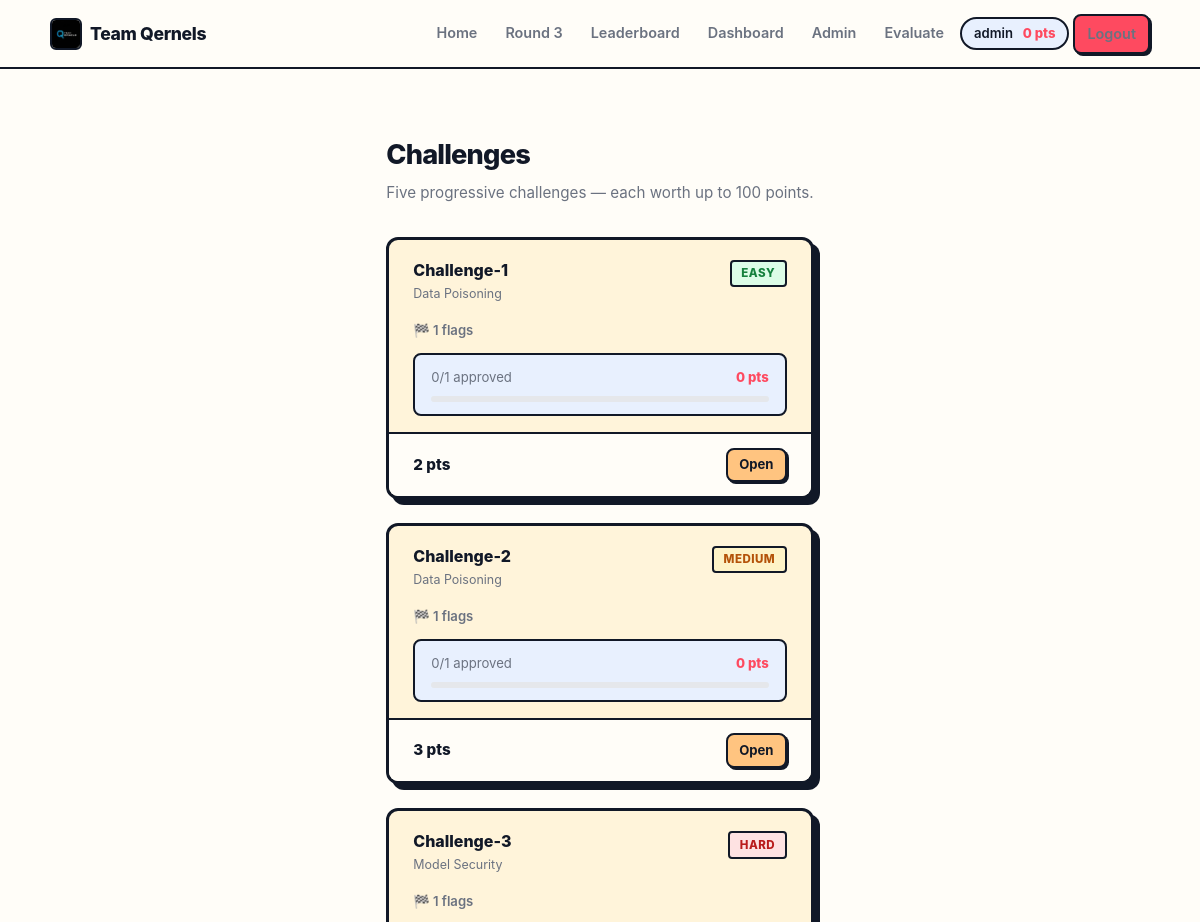
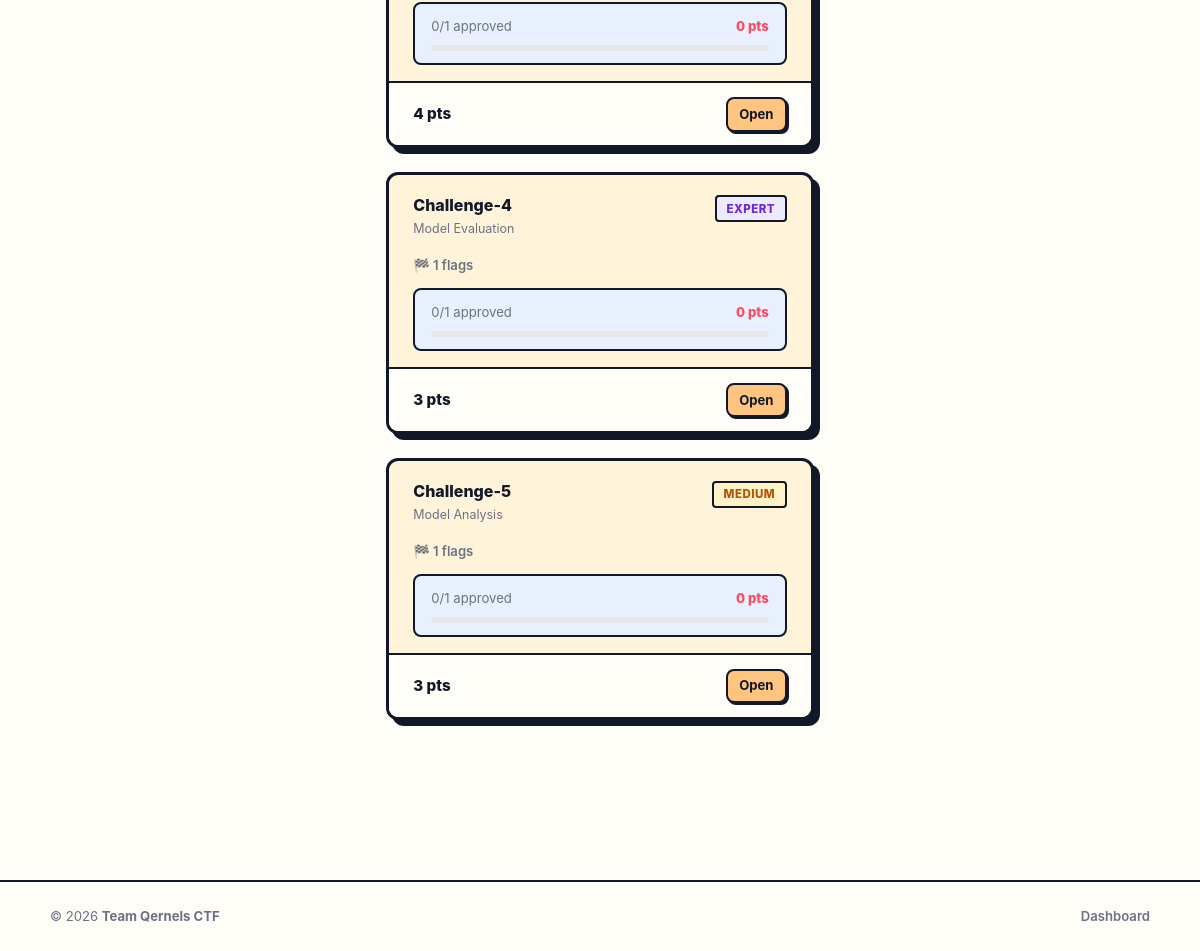
Page /challenges (signed in) on the committed database (2 pictures, top to bottom).
### models.py (models this page shows, shortened)
class User(Base):
    __tablename__ = "users"
    id = Column(Integer, primary_key=True)
    username = Column(String(255), unique=True, nullable=False, index=True)
    email = Column(String(255), unique=True, nullable=False, index=True)
    password_hash = Column(String(255), nullable=False)
    created_at = Column(DateTime, default=datetime.utcnow)
    last_login = Column(DateTime)
    total_points = Column(Integer, default=0)
    is_admin = Column(Boolean, default=False)
    is_evaluator = Column(Boolean, default=False)
    is_approved = Column(Boolean, default=False)
    is_leaderboard_public = Column(Boolean, default=False)
    event_active = Column(Boolean, default=False)
    assigned_evaluator_id = Column(Integer, ForeignKey("users.id"), nullable=True)
    assigned_evaluator_rel = relationship(
        "User",
        foreign_keys=[assigned_evaluator_id],
        remote_side="User.id",
        backref="assigned_participants",
    )
    is_authenticated = True
    submissions = relationship(
        "Submission", backref="user", lazy=True,
        cascade="all, delete-orphan", foreign_keys="Submission.user_id",
    )
    scores = relationship(
        "Score", foreign_keys="Score.user_id", backref="user",
        lazy=True, cascade="all, delete-orphan",
    )
    approved_scores = relationship(
        "Score", foreign_keys="Score.approved_by",
        backref="approved_by_user", lazy=True,
    )

class Challenge(Base):
    __tablename__ = "challenges"
    id = Column(Integer, primary_key=True)
    title = Column(String(255), nullable=False)
    description = Column(Text, nullable=False)
    category = Column(String(100))
    difficulty = Column(String(50))
    total_points = Column(Integer, default=100)
    source_file_path = Column(String(255))
    order_position = Column(Integer, default=0)
    is_revealed = Column(Boolean, default=False)
    created_at = Column(DateTime, default=datetime.utcnow)
    flags = relationship("Flag", backref="challenge", lazy=True, cascade="all, delete-orphan")
    submissions = relationship("Submission", backref="challenge", lazy=True, cascade="all, delete-orphan")
    scores = relationship("Score", backref="challenge", lazy=True, cascade="all, delete-orphan")

### routes/challenges.py (the view)
@router.get("/challenges", name="challenges.list_challenges")
def list_challenges(request: Request):
    db = request.state.db
    user = request.state.user
    if _is_staff(request):
        challenges = db.query(Challenge).order_by(Challenge.order_position).all()
    else:
        challenges = db.query(Challenge).filter_by(is_revealed=True).order_by(Challenge.order_position).all()
    if user.is_authenticated:
        for ch in challenges:
            ch.user_progress = ch.get_user_progress(db, user.id)
    return render("challenges.html", request, challenges=challenges, event_active=_get_event_active(db))

### templates/challenges.html (shortened to what this page needs)
{% extends "base.html" %}
{% block content %}
<div class="page-title">Challenges</div>
<div class="page-subtitle">Five progressive challenges &mdash; each worth up to 100 points.</div>
<div class="challenges-grid">
    {% for challenge in challenges %}
    <div class="ch-card">
        <div class="ch-card-inner">
            <div class="ch-card-top">
                <div>
                    <div class="ch-title">{{ challenge.title }}</div>
                    <div class="ch-category">{{ challenge.category }}</div>
                </div>
                <span class="badge badge-{{ challenge.difficulty.lower() }}">{{ challenge.difficulty }}</span>
            </div>
            <div class="ch-body">
                <div class="ch-meta">&#127937; {{ challenge.flags_count }} flags</div>
                {% if current_user.is_authenticated and challenge.user_progress %}
                <div class="ch-progress-wrap">
                    <div style="display:flex; justify-content:space-between; align-items:center;">
                        <span>{{ challenge.user_progress.completed_flags }}/{{ challenge.user_progress.total_flags }} approved</span>
                        <span style="color:var(--red); font-weight:800;">{{ challenge.user_progress.points_earned }} pts</span>
                    </div>
                    {% set pct = (challenge.user_progress.completed_flags / challenge.user_progress.total_flags * 100)|int if challenge.user_progress.total_flags > 0 else 0 %}
                    <div class="ch-progress-bar-bg">
                    </div>
                </div>
                {% endif %}
            </div>
            <div class="ch-footer">
                <span class="ch-points">{{ challenge.total_points }} pts</span>
                <a href="{{ url_for('challenges.view_challenge', challenge_id=challenge.id) }}" class="btn btn-primary btn-sm">Open</a>
            </div>
        </div>
    </div>
    {% endfor %}
</div>
{% endblock %}

### templates/base.html (shortened to what this page needs)
<!DOCTYPE html>
<html lang="en">
<head>
    <link rel="stylesheet" href="{{ url_for('static', filename='styles.css') }}">
</head>
<body>
    <header>
        <nav>
            <a href="{{ url_for('index') }}" class="logo">
                <img src="{{ url_for('static', filename='team_qernels_logo.jpeg') }}" alt="Team Qernels">
                <span>Team Qernels</span>
            </a>
            <ul class="nav-links">
                <li><a href="{{ url_for('index') }}">Home</a></li>
                {% if current_user.is_authenticated %}
                    {% if current_user.is_admin or (site_config and site_config.active_round == 3) %}
                    <li><a href="{{ url_for('challenges.list_challenges') }}">Round 3</a></li>
                    <li><a href="{{ url_for('challenges.leaderboard') }}">Leaderboard</a></li>
                    {% endif %}
                    <li><a href="{{ url_for('challenges.dashboard') }}">Dashboard</a></li>
                    {% if current_user.is_admin %}
                        <li><a href="{{ url_for('admin.dashboard') }}">Admin</a></li>
                    {% endif %}
                    {% if current_user.is_evaluator or current_user.is_admin %}
                        <li><a href="{{ url_for('evaluator.dashboard') }}">Evaluate</a></li>
                    {% endif %}
                    <li>
                        <span class="nav-user-chip">
                            {{ current_user.username }}&nbsp;<span class="nav-pts">{{ current_user.total_points }} pts</span>
                        </span>
                    </li>
                    <li><a href="{{ url_for('auth.logout') }}" class="btn btn-danger btn-sm">Logout</a></li>
                {% else %}
                    <li><a href="{{ url_for('auth.login') }}">Login</a></li>
                    <li><a href="{{ url_for('auth.register') }}" class="nav-pill btn">Register</a></li>
                {% endif %}
            </ul>
        </nav>
    </header>
    <div class="container">
        <div class="content">
            {% block content %}{% endblock %}
        </div>
    </div>
    <footer>
        <div class="footer-inner">
            <span>&copy; 2026 <strong>Team Qernels CTF</strong></span>
            <div class="footer-links">
                {% if current_user.is_authenticated %}
                <a href="{{ url_for('challenges.dashboard') }}">Dashboard</a>
                {% endif %}
            </div>
        </div>
    </footer>
</body>
</html>

### static/styles.css (style rules this page uses)
* { margin: 0; padding: 0; box-sizing: border-box; }
:root { --primary: #0071e3; --text-dark: #1d1d1d; --text-secondary: #424245; --text-light: #86868b; --border: #e5e5e7; --bg-light: #f5f5f7; --bg-white: #ffffff; --success: #34c759; --danger: #ff3b30; --warning: #ff9500; }
body { font-family: -apple-system, BlinkMacSystemFont, 'Segoe UI', 'Helvetica Neue', sans-serif; background: var(--bg-white); color: var(--text-dark); line-height: 1.6; font-size: 16px; }
a { color: var(--primary); text-decoration: none; transition: color 0.2s ease; }
header { background: var(--bg-white); border-bottom: 1px solid var(--border); padding: 0.75rem 2rem; position: sticky; top: 0; z-index: 1000; backdrop-filter: blur(20px); -webkit-backdrop-filter: blur(20px); background-color: rgba(255, 255, 255, 0.8); }
nav { max-width: 1200px; margin: 0 auto; display: flex; justify-content: space-between; align-items: center; height: 48px; }
.logo { display: flex; align-items: center; gap: 0.5rem; font-size: 1rem; font-weight: 600; color: var(--text-dark); text-decoration: none; }
.nav-links { display: flex; list-style: none; gap: 2rem; align-items: center; }
.nav-links a { color: var(--text-secondary); text-decoration: none; font-weight: 500; font-size: 0.95rem; transition: color 0.2s; }
.container { max-width: 1200px; margin: 0 auto; padding: 4rem 2rem; }
.content { padding: 2rem 0; }
.btn { display: inline-block; padding: 0.75rem 2rem; border-radius: 0.5rem; font-weight: 500; text-decoration: none; cursor: pointer; transition: all 0.2s ease; border: none; font-size: 1rem; }
.btn-primary { background: var(--primary); color: white; padding: 1rem 2rem; font-size: 1.05rem; }
.btn-danger { background: var(--danger); color: white; }
.challenges-grid { display: grid; grid-template-columns: repeat(auto-fit, minmax(280px, 1fr)); gap: 1.5rem; margin: 3rem 0; }
footer { background: var(--bg-light); border-top: 1px solid var(--border); padding: 2rem; margin-top: 4rem; color: var(--text-light); font-size: 0.85rem; text-align: center; }
.container { max-width: 1200px; margin: 2rem auto; padding: 0 1rem; }
.content { background: var(--white); border-radius: 8px; padding: 2rem; border: 1px solid var(--border-light); }
.btn { display: inline-block; padding: 0.75rem 1.5rem; border-radius: 6px; text-decoration: none; cursor: pointer; border: none; font-weight: 500; transition: all 0.3s ease; font-size: 0.95rem; text-align: center; }
.btn-primary { background: var(--primary); color: var(--white); }
.btn-danger { background: var(--danger); color: var(--white); }
footer { background: var(--text-dark); color: var(--white); padding: 2rem; text-align: center; margin-top: 4rem; border-top: 1px solid var(--border-light); }

### templates/challenges.html (style rules this page uses)
.challenges-grid { display: grid; grid-template-columns: repeat(auto-fill, minmax(320px, 1fr)); gap: 1.5rem; margin-top: 1.5rem; }
.ch-card { position: relative; }
.ch-card-inner { position: relative; z-index: 1; background: var(--bg-card); border: var(--border-w) solid var(--border-dark); border-radius: var(--radius-lg); overflow: hidden; display: flex; flex-direction: column; transition: transform 0.2s ease; }
.ch-card-top { padding: 1.25rem 1.5rem 1rem; display: flex; justify-content: space-between; align-items: flex-start; gap: 0.75rem; }
.ch-title { font-size: 1rem; font-weight: 800; line-height: 1.3; color: var(--text); }
.ch-category { font-size: 0.78rem; color: var(--text-muted); margin-top: 0.2rem; }
.ch-body { padding: 0 1.5rem 1rem; flex: 1; display: flex; flex-direction: column; gap: 0.5rem; }
.ch-meta { font-size: 0.82rem; color: var(--text-muted); display: flex; align-items: center; gap: 0.4rem; font-weight: 600; }
.ch-progress-wrap { background: var(--bg-input); border: 2px solid var(--border-dark); border-radius: var(--radius); padding: 0.75rem 1rem; font-size: 0.82rem; color: var(--text-muted); margin-top: 0.25rem; }
.ch-progress-bar-bg { height: 6px; background: #e5e7eb; border-radius: 3px; margin-top: 0.5rem; overflow: hidden; }
.ch-footer { padding: 0.85rem 1.5rem; border-top: 2px solid var(--border-dark); background: var(--bg); display: flex; justify-content: space-between; align-items: center; }
.ch-points { font-weight: 800; font-size: 0.95rem; color: var(--text); }

### rows in the picture
User: username "admin", total_points "0"
Challenge: title "Challenge-1", category "Data Poisoning", difficulty "EASY", flags_count "1", user_progress.completed_flags "0", user_progress.total_flags "1", user_progress.points_earned "0", total_points "2"
Challenge: title "Challenge-2", category "Data Poisoning", difficulty "MEDIUM", flags_count "1", user_progress.completed_flags "0", user_progress.total_flags "1", user_progress.points_earned "0", total_points "3"
Challenge: title "Challenge-3", category "Model Security", difficulty "HARD", flags_count "1", user_progress.completed_flags "0", user_progress.total_flags "1", user_progress.points_earned "0", total_points "4"
Challenge: title "Challenge-4", category "Model Evaluation", difficulty "EXPERT", flags_count "1", user_progress.completed_flags "0", user_progress.total_flags "1", user_progress.points_earned "0", total_points "3"
Challenge: title "Challenge-5", category "Model Analysis", difficulty "MEDIUM", flags_count "1", user_progress.completed_flags "0", user_progress.total_flags "1", user_progress.points_earned "0", total_points "3"
